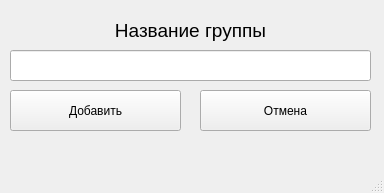
<?xml version="1.0" encoding="UTF-8"?>
<ui version="4.0">
 <class>MainWindow</class>
 <widget class="QMainWindow" name="MainWindow">
  <property name="geometry">
   <rect>
    <x>0</x>
    <y>0</y>
    <width>384</width>
    <height>193</height>
   </rect>
  </property>
  <property name="windowTitle">
   <string>Добавление группы</string>
  </property>
  <property name="documentMode">
   <bool>false</bool>
  </property>
  <widget class="QWidget" name="centralwidget">
   <widget class="QLabel" name="label_6">
    <property name="geometry">
     <rect>
      <x>10</x>
      <y>20</y>
      <width>361</width>
      <height>21</height>
     </rect>
    </property>
    <property name="font">
     <font>
      <pointsize>14</pointsize>
      <weight>50</weight>
      <bold>false</bold>
     </font>
    </property>
    <property name="text">
     <string>Название группы</string>
    </property>
    <property name="alignment">
     <set>Qt::AlignCenter</set>
    </property>
   </widget>
   <widget class="QLineEdit" name="line_group">
    <property name="geometry">
     <rect>
      <x>10</x>
      <y>50</y>
      <width>361</width>
      <height>31</height>
     </rect>
    </property>
    <property name="font">
     <font>
      <pointsize>14</pointsize>
     </font>
    </property>
   </widget>
   <widget class="QPushButton" name="btn_add">
    <property name="geometry">
     <rect>
      <x>10</x>
      <y>90</y>
      <width>171</width>
      <height>41</height>
     </rect>
    </property>
    <property name="text">
     <string>Добавить</string>
    </property>
   </widget>
   <widget class="QPushButton" name="btn_cancel">
    <property name="geometry">
     <rect>
      <x>200</x>
      <y>90</y>
      <width>171</width>
      <height>41</height>
     </rect>
    </property>
    <property name="text">
     <string>Отмена</string>
    </property>
   </widget>
   <widget class="QLabel" name="lab_info">
    <property name="geometry">
     <rect>
      <x>10</x>
      <y>620</y>
      <width>491</width>
      <height>21</height>
     </rect>
    </property>
    <property name="font">
     <font>
      <pointsize>14</pointsize>
     </font>
    </property>
    <property name="styleSheet">
     <string notr="true">color: rgb(255, 0, 0);</string>
    </property>
    <property name="text">
     <string/>
    </property>
    <property name="alignment">
     <set>Qt::AlignCenter</set>
    </property>
   </widget>
   <widget class="QLabel" name="label_info">
    <property name="geometry">
     <rect>
      <x>10</x>
      <y>140</y>
      <width>361</width>
      <height>21</height>
     </rect>
    </property>
    <property name="font">
     <font>
      <pointsize>14</pointsize>
      <weight>50</weight>
      <bold>false</bold>
     </font>
    </property>
    <property name="styleSheet">
     <string notr="true">color: rgb(255, 0, 0);</string>
    </property>
    <property name="text">
     <string/>
    </property>
    <property name="alignment">
     <set>Qt::AlignCenter</set>
    </property>
   </widget>
  </widget>
  <widget class="QStatusBar" name="statusbar"/>
 </widget>
 <resources/>
 <connections/>
</ui>
